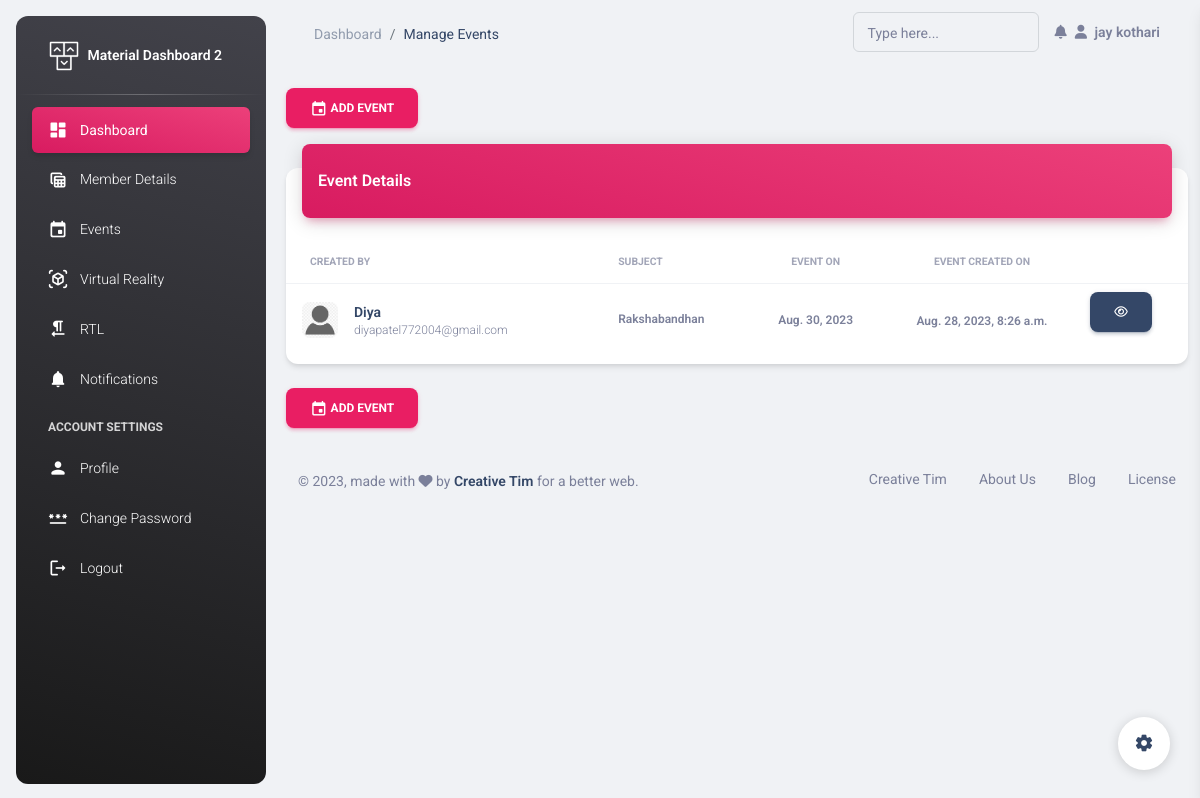
Page /sec/manage-events/ (signed in) on the earlier database version.
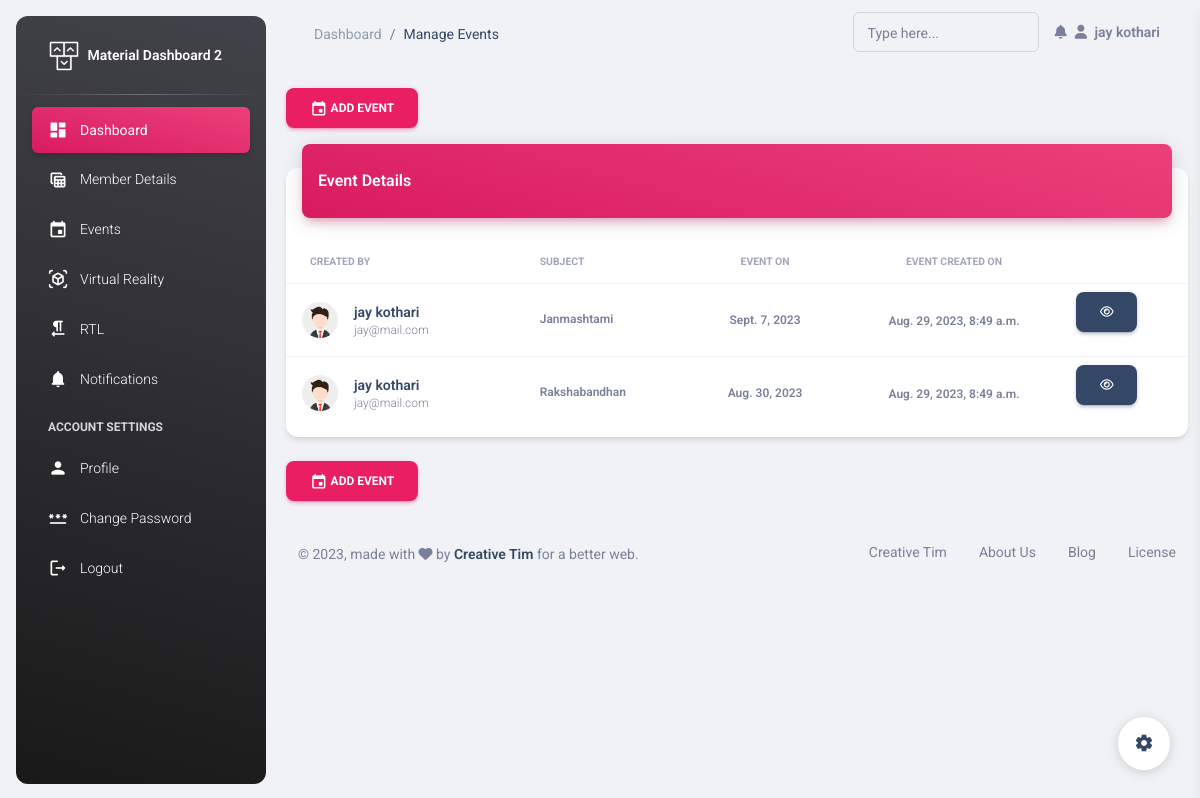
Same page on the later database version.
### Secretory/models.py (models this page shows, shortened)
class Secratory(models.Model):
    name = models.CharField(max_length=30)
    email = models.EmailField(unique=True)
    mobile = models.CharField(max_length=10)
    address = models.TextField()
    password = models.CharField(max_length=30)
    sec_from = models.DateField(auto_now_add=True)
    profile_pic = models.FileField(upload_to='profile',default='avtar.png')

class Event(models.Model):
    created_by = models.ForeignKey(Secratory,on_delete=models.CASCADE)
    subject = models.CharField(max_length=100)
    des = models.TextField()
    date = models.DateField()
    created_on = models.DateTimeField(auto_now_add=True)
    pic = models.FileField(upload_to='event',null=True,blank=True)

### Secretory/views.py (the view)
# urls.py: path('manage-events/',views.manage_events, name='manage-events'),
def manage_events(request):
    user = Secratory.objects.get(email=request.session['email'])
    events = Event.objects.all()[::-1]
    return render(request,'manage-events.html',{'user':user,'events':events})

### Secretory/templates/manage-events.html (shortened to what this page needs)
{% extends 'header.html' %}
{% load static %}
{% block page %}
Manage Events
{% endblock %}
{% block content %}
<div class="container-fluid py-4">
  <div class="row">
    <div class="col-12">
        <a href="{% url 'add-event' %}"><button class="btn btn-primary"><i class="material-icons opacity-10">event</i>           Add Event</button></a>
        <div class="card my-4">
          <div class="card-header p-0 position-relative mt-n4 mx-3 z-index-2">
            <div class="bg-gradient-primary shadow-primary border-radius-lg pt-4 pb-3">
              <h6 class="text-white text-capitalize ps-3">Event Details</h6>
            </div>
          </div>
          <div class="card-body px-0 pb-2">
            <div class="table-responsive p-0">
              <table class="table align-items-center mb-0">
                <thead>
                  <tr>
                    <th class="text-uppercase text-secondary text-xxs font-weight-bolder opacity-7">Created By</th>
                    <th class="text-uppercase text-secondary text-xxs font-weight-bolder opacity-7 ps-2">Subject</th>
                    <th class="text-center text-uppercase text-secondary text-xxs font-weight-bolder opacity-7">Event On</th>
                    <th class="text-center text-uppercase text-secondary text-xxs font-weight-bolder opacity-7">Event Created on</th>
                    <th class="text-secondary opacity-7"></th>
                  </tr>
                </thead>
                <tbody>
                  {% for event in events %}
                  <tr>
                    <td>
                      <div class="d-flex px-2 py-1">
                        <div>
                          <img src="{{event.created_by.profile_pic.url}}" class="avatar avatar-sm me-3 border-radius-lg" alt="user1">
                        </div>
                        <div class="d-flex flex-column justify-content-center">
                          <h6 class="mb-0 text-sm">{{event.created_by.name}} </h6>
                          <p class="text-xs text-secondary mb-0">{{event.created_by.email}}</p>
                        </div>
                      </div>
                    </td>
                    <td>
                      <p class="text-xs font-weight-bold mb-0">{{event.subject}}</p>
                    </td>
                    <td class="align-middle text-center text-sm">
                        <span class="text-secondary text-xs font-weight-bold">{{event.date}}</span>
                    </td>
                    <td class="align-middle text-center">
                      <span class="text-secondary text-xs font-weight-bold">{{event.created_on}}</span>
                    </td>
                    <td class="align-middle">
                      <a href="" class="text-secondary font-weight-bold text-xs" data-toggle="tooltip" data-original-title="Edit user">
                        <a href="{% url 'view-event' event.id %}"><button class="btn btn-dark"><i class="fa fa-eye"></i></button></a>
                      </a>
                    </td>
                  </tr>
                  {% endfor %}
                </tbody>
              </table>
            </div>
          </div>
        </div>
        <a href="{% url 'add-event' %}"><button class="btn btn-primary"><i class="material-icons opacity-10">event</i>           Add Event</button></a>
      </div>
    </div>
    <footer class="footer py-4  ">
      <div class="container-fluid">
        <div class="row align-items-center justify-content-lg-between">
          <div class="col-lg-6 mb-lg-0 mb-4">
            <div class="copyright text-center text-sm text-muted text-lg-start">
              © ,
              made with <i class="fa fa-heart"></i> by
              <a href="https://www.creative-tim.com" class="font-weight-bold" target="_blank">Creative Tim</a>
              for a better web.
            </div>
          </div>
          <div class="col-lg-6">
            <ul class="nav nav-footer justify-content-center justify-content-lg-end">
              <li class="nav-item">
                <a href="https://www.creative-tim.com" class="nav-link text-muted" target="_blank">Creative Tim</a>
              </li>
              <li class="nav-item">
                <a href="https://www.creative-tim.com/presentation" class="nav-link text-muted" target="_blank">About Us</a>
              </li>
              <li class="nav-item">
                <a href="https://www.creative-tim.com/blog" class="nav-link text-muted" target="_blank">Blog</a>
              </li>
              <li class="nav-item">
                <a href="https://www.creative-tim.com/license" class="nav-link pe-0 text-muted" target="_blank">License</a>
              </li>
            </ul>
          </div>
        </div>
      </div>
    </footer>
  </div>
{% endblock %}

### Secretory/templates/header.html (shortened to what this page needs)
{% load static %}
<!DOCTYPE html>
<html lang="en">
<head>
  <link href="{% static 'assets/css/nucleo-icons.css' %}" rel="stylesheet" />
  <link href="{% static 'assets/css/nucleo-svg.css' %}" rel="stylesheet" />
  <link id="pagestyle" href="{% static 'assets/css/material-dashboard.css' %}" rel="stylesheet" />
</head>
<body class="g-sidenav-show  bg-gray-200">
  <aside class="sidenav navbar navbar-vertical navbar-expand-xs border-0 border-radius-xl my-3 fixed-start ms-3   bg-gradient-dark" id="sidenav-main">
    <div class="sidenav-header">
      <a class="navbar-brand m-0" href=" https://demos.creative-tim.com/material-dashboard/pages/dashboard " target="_blank">
        <img src="{% static 'assets/img/logo-ct.png' %}" class="navbar-brand-img h-100" alt="main_logo">
        <span class="ms-1 font-weight-bold text-white">Material Dashboard 2</span>
      </a>
    </div>
    <hr class="horizontal light mt-0 mb-2">
    <div class="collapse navbar-collapse  w-auto " id="sidenav-collapse-main">
      <ul class="navbar-nav">
        <li class="nav-item">
          <a class="nav-link text-white active bg-gradient-primary" href="{% url 'index' %}">
            <div class="text-white text-center me-2 d-flex align-items-center justify-content-center">
              <i class="material-icons opacity-10">dashboard</i>
            </div>
            <span class="nav-link-text ms-1">Dashboard</span>
          </a>
        </li>
        <li class="nav-item">
          <a class="nav-link text-white " href="{% url 'member-details' %}">
            <div class="text-white text-center me-2 d-flex align-items-center justify-content-center">
              <i class="material-icons opacity-10">table_view</i>
            </div>
            <span class="nav-link-text ms-1">Member Details</span>
          </a>
        </li>
        <li class="nav-item">
          <a class="nav-link text-white " href="{% url 'manage-events' %}">
            <div class="text-white text-center me-2 d-flex align-items-center justify-content-center">
              <i class="material-icons opacity-10">event</i>
            </div>
            <span class="nav-link-text ms-1">Events</span>
          </a>
        </li>
        <li class="nav-item">
          <a class="nav-link text-white " href="../pages/virtual-reality.html">
            <div class="text-white text-center me-2 d-flex align-items-center justify-content-center">
              <i class="material-icons opacity-10">view_in_ar</i>
            </div>
            <span class="nav-link-text ms-1">Virtual Reality</span>
          </a>
        </li>
        <li class="nav-item">
          <a class="nav-link text-white " href="../pages/rtl.html">
            <div class="text-white text-center me-2 d-flex align-items-center justify-content-center">
              <i class="material-icons opacity-10">format_textdirection_r_to_l</i>
            </div>
            <span class="nav-link-text ms-1">RTL</span>
          </a>
        </li>
        <li class="nav-item">
          <a class="nav-link text-white " href="../pages/notifications.html">
            <div class="text-white text-center me-2 d-flex align-items-center justify-content-center">
              <i class="material-icons opacity-10">notifications</i>
            </div>
            <span class="nav-link-text ms-1">Notifications</span>
          </a>
        </li>
        <li class="nav-item mt-3">
          <h6 class="ps-4 ms-2 text-uppercase text-xs text-white font-weight-bolder opacity-8">Account Settings</h6>
        </li>
        <li class="nav-item">
          <a class="nav-link text-white " href="{% url 'edit-profile' %}">
            <div class="text-white text-center me-2 d-flex align-items-center justify-content-center">
              <i class="material-icons opacity-10">person</i>
            </div>
            <span class="nav-link-text ms-1">Profile</span>
          </a>
        </li>
        <li class="nav-item">
          <a class="nav-link text-white " href="{% url 'change-password' %}">
            <div class="text-white text-center me-2 d-flex align-items-center justify-content-center">
              <i class="material-icons opacity-10">password</i>
            </div>
            <span class="nav-link-text ms-1">Change Password</span>
          </a>
        </li>
        <li class="nav-item">
          <a class="nav-link text-white " href="{% url 'logout' %}">
            <div class="text-white text-center me-2 d-flex align-items-center justify-content-center">
              <i class="material-icons opacity-10">logout</i>
            </div>
            <span class="nav-link-text ms-1">Logout</span>
          </a>
        </li>
      </ul>
    </div>
  </aside>
  <main class="main-content position-relative max-height-vh-100 h-100 border-radius-lg ">
    <nav class="navbar navbar-main navbar-expand-lg px-0 mx-4 shadow-none border-radius-xl" id="navbarBlur" data-scroll="true">
        <div class="container-fluid py-1 px-3">
          <nav aria-label="breadcrumb">
            <ol class="breadcrumb bg-transparent mb-0 pb-0 pt-1 px-0 me-sm-6 me-5">
              <li class="breadcrumb-item text-sm"><a class="opacity-5 text-dark" href="javascript:;">Dashboard</a></li>
              <li class="breadcrumb-item text-sm text-dark active" aria-current="page">{% block page %}Dashboard{% endblock %}</li>
            </ol>
          </nav>
          <div class="collapse navbar-collapse mt-sm-0 mt-2 me-md-0 me-sm-4" id="navbar">
            <div class="ms-md-auto pe-md-3 d-flex align-items-center">
              <div class="input-group input-group-outline">
                <label class="form-label">Type here...</label>
                <input type="text" class="form-control">
              </div>
            </div>
            <ul class="navbar-nav  justify-content-end">
              <li class="nav-item dropdown pe-2 d-flex align-items-center">
                <a href="javascript:;" class="nav-link text-body p-0" id="dropdownMenuButton" data-bs-toggle="dropdown" aria-expanded="false">
                  <i class="fa fa-bell cursor-pointer"></i>
                </a>
              </li>
              <li class="nav-item d-flex align-items-center">
                <a href="../pages/sign-in.html" class="nav-link text-body font-weight-bold px-0">
                  <i class="fa fa-user me-sm-1"></i>
                  <span class="d-sm-inline d-none">{{user.name}}</span>
                </a>
              </li>
            </ul>
          </div>
        </div>
      </nav>
      {% block content %}
      {% endblock %}
    </main>
    <div class="fixed-plugin">
      <a class="fixed-plugin-button text-dark position-fixed px-3 py-2">
        <i class="material-icons py-2">settings</i>
      </a>
    </div>
  </body>
  </html>

Differences in the rows shown:
removed Event: created_by.profile_pic (picture), created_by.name "Diya", created_by.email "diyapatel772004@gmail.com", subject "Rakshabandhan", date "Aug. 30, 2023", created_on "Aug. 28, 2023, 8:26 a.m."
added Event: created_by.profile_pic (picture), created_by.name "jay kothari", created_by.email "jay@mail.com", subject "Janmashtami", date "Sept. 7, 2023", created_on "Aug. 29, 2023, 8:49 a.m."
added Event: created_by.profile_pic (picture), created_by.name "jay kothari", created_by.email "jay@mail.com", subject "Rakshabandhan", date "Aug. 30, 2023", created_on "Aug. 29, 2023, 8:49 a.m."
